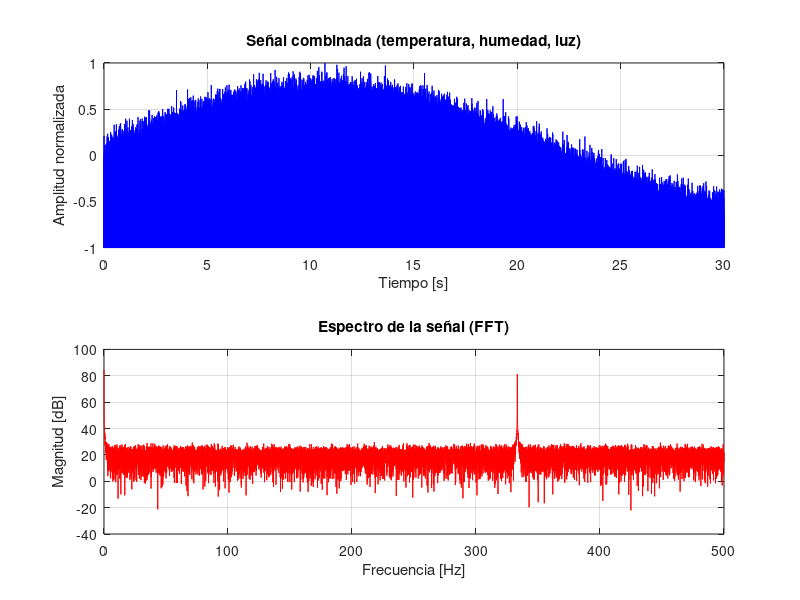

MATLAB code to generate this figure:
% acquisition.m
% Esquema 1 - Paso 1: Simulación de sensores IoT
% Sensores: temperatura, humedad, luz
% Entregables: acquisition.m, raw_signal.mat, grafica_tiempo_frecuencia.png

clear; clc; close all;

% -------------------------
% Parámetros de simulación
% -------------------------
fs = 1000;                  % Frecuencia de muestreo (Hz)
duration = 10;              % Duración de la señal (segundos)
t = (0:1/fs:duration-1/fs)'; % Vector de tiempo (columna)

% -------------------------
% Simulación de señales IoT
% -------------------------

% Sensor 1: Temperatura (°C)
temp = 25 + 0.5*sin(2*pi*0.2*t) + 0.2*randn(size(t));

% Sensor 2: Humedad relativa (%)
hume = 60 + 10*sin(2*pi*0.05*t) + 5*randn(size(t));

% Sensor 3: Luz (lux)
light = 500 + 300*sin(2*pi*0.07*t) + 50*randn(size(t));

% -------------------------
% Normalizar y multiplexar
% -------------------------
signals = [temp hume light];                 % Matriz N×3
signals_norm = rescale(signals, -1, 1);      % Normalizar [-1, 1]
x = reshape(signals_norm.', [], 1);          % Multiplexar por tiempo

% -------------------------
% Guardar señal
% -------------------------
save('raw_signal.mat', 'x', 'fs');
disp('✅ raw_signal.mat creado con sensores: temperatura, humedad y luz');

% -------------------------
% Gráfica señal + espectro
% -------------------------
figure('Name','Señal IoT - Tiempo y Frecuencia');

subplot(2,1,1);
plot((0:length(x)-1)/fs, x, 'b');
xlabel('Tiempo [s]');
ylabel('Amplitud normalizada');
title('Señal combinada (temperatura, humedad, luz)');
grid on;

N = length(x);
X = abs(fft(x));
f = linspace(0, fs, N);
subplot(2,1,2);
plot(f(1:floor(N/2)), 20*log10(X(1:floor(N/2))), 'r');
xlabel('Frecuencia [Hz]');
ylabel('Magnitud [dB]');
title('Espectro de la señal (FFT)');
grid on;

% -------------------------
% Guardar imagen
% -------------------------
saveas(gcf, 'grafica_tiempo_frecuencia.png');
disp('🖼️ Gráfica guardada como grafica_tiempo_frecuencia.png');